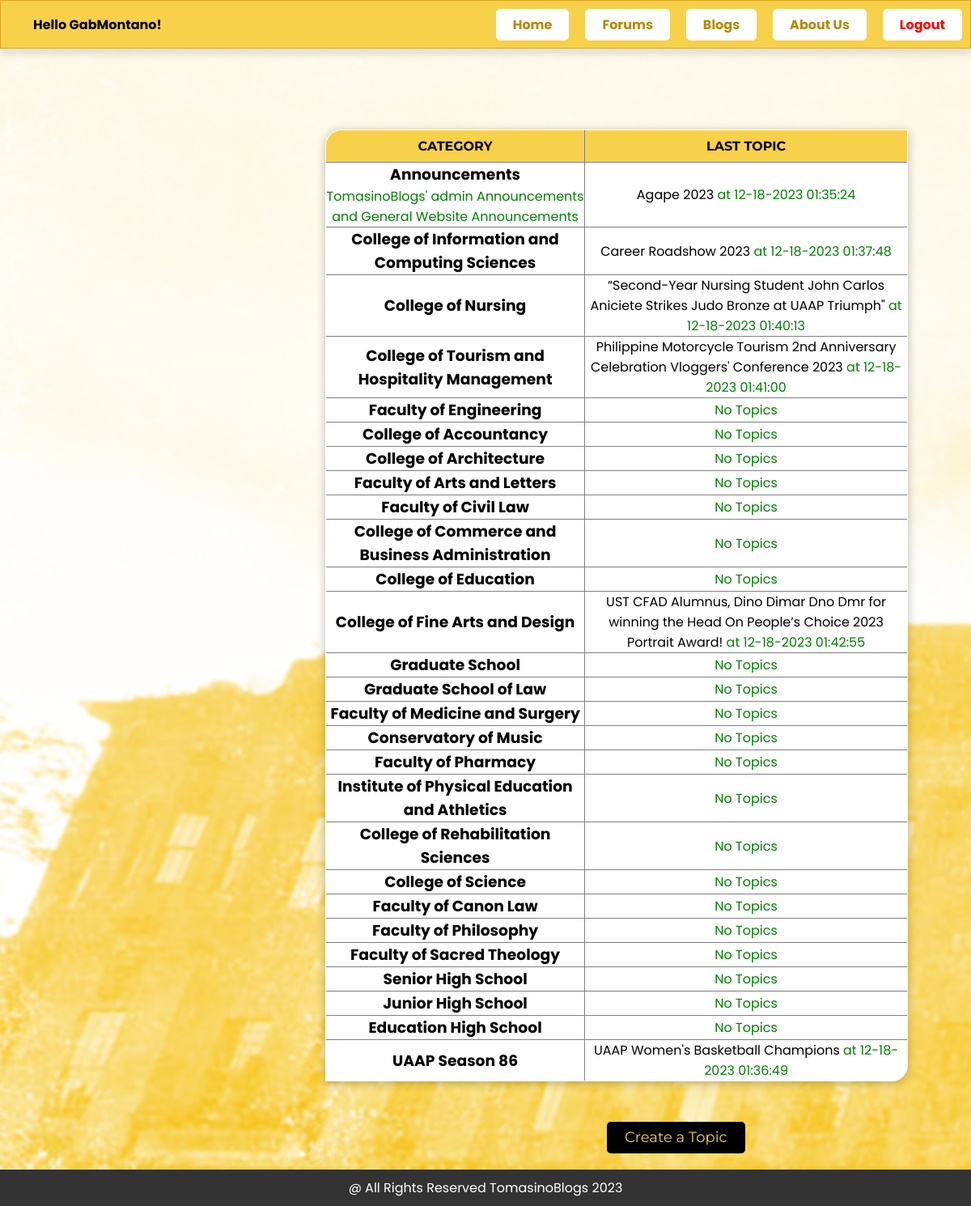
The page /Forums.php (signed in) on the database its author committed.
### tables this page shows
CREATE TABLE `categories` (
  `cat_id` int(8) NOT NULL,
  `cat_name` varchar(255) NOT NULL,
  `cat_description` varchar(255) NOT NULL
);

CREATE TABLE `topics` (
  `topic_id` int(8) NOT NULL,
  `topic_subject` varchar(255) NOT NULL,
  `topic_date` datetime NOT NULL,
  `topic_cat` int(8) NOT NULL,
  `topic_by` int(8) NOT NULL,
  `approved` int(11) NOT NULL
);

### Forums.php (the view, shortened to what this page needs)
<?php
include("LoginPageConnection.php");
include("header.php");
?>
<!DOCTYPE html>
<html lang="en">
<head>
    <link rel="stylesheet" href="style_Forum.css">
</head>
<body>
<?php
$sql = "SELECT cat_id, cat_name, cat_description FROM categories";
$result = mysqli_query($connection, $sql);
if (!$result) {
    echo 'The categories could not be displayed, please try again later.';
} else {
    if (mysqli_num_rows($result) == 0) {
        echo 'No categories defined yet.';
    } else {
        echo '<div class="table-container">';
        echo '<table border="1">
                <tr>
                    <th>Category</th>
                    <th>Last topic</th>
                </tr>';
        while ($row = mysqli_fetch_assoc($result)) {
            echo '<tr>';
            echo '<td class="leftpart">';
            echo '<h3><a href="category.php?cat_id=' . $row['cat_id'] . '">' . $row['cat_name'] . '</a></h3>' . $row['cat_description'];
            echo '</td>';
            echo '<td class="rightpart">';
            $topicsql = "SELECT
                            topic_id,
                            topic_subject,
                            topic_date,
                            topic_cat
                        FROM
                            topics
                        WHERE
                            topic_cat = " . $row['cat_id'] . "
                        AND
                            approved = '1'
                        ORDER BY
                            topic_date
                        DESC
                        LIMIT 1";
            $topicsresult = mysqli_query($connection, $topicsql);
            if (!$topicsresult) {
                echo 'Last topic could not be displayed.';
            } else {
                if (mysqli_num_rows($topicsresult) == 0) {
                    echo 'No Topics';
                } else {
                    while ($topicrow = mysqli_fetch_assoc($topicsresult)) {
                        echo '<a href="topic.php?id=' . $topicrow['topic_id'] . '">' . $topicrow['topic_subject'] . '</a> at ' . date('m-d-Y H:i:s', strtotime($topicrow['topic_date']));
                    }
                }
            }
            echo '</td>';
            echo '</tr>';
        }
        echo '</table>';
        echo '</div>';
    }
}
?>
<div class="button-container">
    <button><a class="item" href="create_topic.php">Create a Topic </a></button>
</div>
<div class="footer-container">
    <footer>
        <p>@ All Rights Reserved TomasinoBlogs 2023</p>
    </footer>
</div>
</body>
</html>

### style_Headers.css (style rules this page uses)
* { margin: 0; padding: 0; font-family: 'Poppins', sans-serif; box-sizing: border-box; }
a { text-decoration: none; }
body { background-attachment: fixed; background-image: url('Images/tb_background.jpg'); background-position: center; background-repeat: no-repeat; background-size: cover; font-family: "Montserrat", sans-serif; }
a { text-decoration: none; color: black; }

### style_Forum.css (style rules this page uses)
* { margin: 0; padding: 0; font-family: 'Poppins', sans-serif; box-sizing: border-box; }
a { text-decoration: none; }
body { background: url('Images/tb_background.jpg'); background-repeat: no-repeat; background-size: cover; margin: 0; padding: 0; max-width: 100%; font-family: "Montserrat", sans-serif; margin-right: auto; margin-left: auto; }
button { background-color: black; border: 2px solid black; border-radius: 5px; margin-bottom: 20px; margin-left: 750px; margin-right: -730px; padding-bottom: 6px; padding-left: 20px; padding-right: 20px; padding-top: 6px; }
.item { color: #F8D14B; font-family: "Montserrat", sans-serif; font-size: large; }
table { background: #ffffff; border-collapse: collapse; border-radius: 20px 0 20px 0; border-spacing: 0; box-shadow: 0 2px 12px rgba(32, 32, 32, 0.3); margin-top: 100px; margin-left: 402px; overflow: hidden; position: static; text-align: center; width: 60%; height: 10%; }
th { background: #F8D14B; color: #000000; font-family: "Montserrat", sans-serif; padding-top: 10px; padding-bottom: 10px; text-transform: uppercase; }
tr { color: #F8D14B; }
td { color: green; }
.table-container { margin-bottom: 50px; }
.footer-container { background-color: #333; color: #fff; padding: 10px; text-align: center; width: 100%; position: relative; }
footer { margin-top: 0; }

### rows shown on the page
categories: cat_name "Announcements", cat_description "TomasinoBlogs' admin Announcements and General Website Announcements"
topics: topic_subject "Agape 2023", topic_date "12-18-2023 01:35:24"
categories: cat_name "College of Information and Computing Sciences"
topics: topic_subject "Career Roadshow 2023", topic_date "12-18-2023 01:37:48"
categories: cat_name "College of Nursing"
topics: topic_subject "“Second-Year Nursing Student John Carlos Aniciete Strikes Judo Bronze at UAAP Triumph\"", topic_date "12-18-2023 01:40:13"
categories: cat_name "College of Tourism and Hospitality Management"
topics: topic_subject "Philippine Motorcycle Tourism 2nd Anniversary Celebration Vloggers' Conference 2023", topic_date "12-18-2023 01:41:00"
categories: cat_name "Faculty of Engineering", shows "No Topics"
categories: cat_name "College of Accountancy", shows "No Topics"
categories: cat_name "College of Architecture", shows "No Topics"
categories: cat_name "Faculty of Arts and Letters", shows "No Topics"
categories: cat_name "Faculty of Civil Law", shows "No Topics"
categories: cat_name "College of Commerce and Business Administration", shows "No Topics"
categories: cat_name "College of Education", shows "No Topics"
categories: cat_name "College of Fine Arts and Design"
topics: topic_subject "UST CFAD Alumnus, Dino Dimar Dno Dmr for winning the Head On People’s Choice 2023 Portrait Award!", topic_date "12-18-2023 01:42:55"
categories: cat_name "Graduate School", shows "No Topics"
categories: cat_name "Graduate School of Law", shows "No Topics"
categories: cat_name "Faculty of Medicine and Surgery", shows "No Topics"
categories: cat_name "Conservatory of Music", shows "No Topics"
categories: cat_name "Faculty of Pharmacy", shows "No Topics"
categories: cat_name "Institute of Physical Education and Athletics", shows "No Topics"
categories: cat_name "College of Rehabilitation Sciences", shows "No Topics"
categories: cat_name "College of Science", shows "No Topics"
categories: cat_name "Faculty of Canon Law", shows "No Topics"
categories: cat_name "Faculty of Philosophy", shows "No Topics"
categories: cat_name "Faculty of Sacred Theology", shows "No Topics"
categories: cat_name "Senior High School", shows "No Topics"
categories: cat_name "Junior High School", shows "No Topics"
categories: cat_name "Education High School", shows "No Topics"
categories: cat_name "UAAP Season 86"
topics: topic_subject "UAAP Women's Basketball Champions", topic_date "12-18-2023 01:36:49"

### other values the page prints
$_SESSION['username'] "GabMontano"
